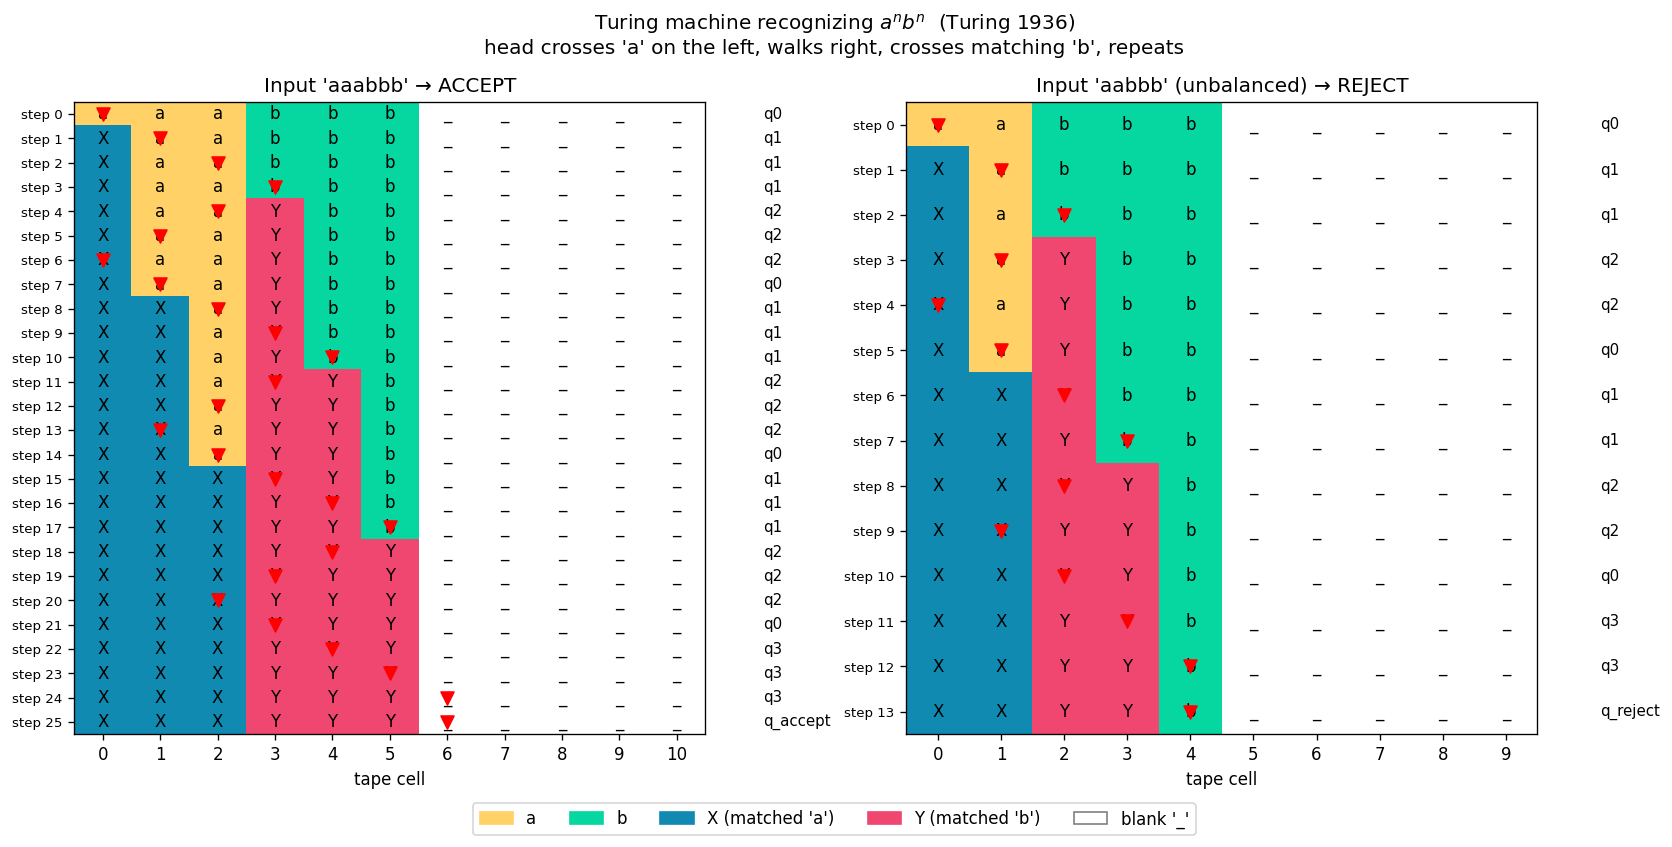

The Python source for this figure:
"""
Chapter 6.1 - The Turing machine that everything descends from.

Phenomenon
----------
In 1936 Alan Turing proposed a hypothetical machine: an infinite tape, a
read/write head, a finite state register, and a transition table. He used
it to settle Hilbert's *Entscheidungsproblem* (NO — there is no
algorithm that decides every mathematical statement).

That same paper turned out to define what "computable" means. Every CPU
that has ever been built is, formally, a finite approximation of this
mathematical object.

Demo: a Turing machine that recognizes the language a^n b^n (an equal
number of a's followed by b's). It crosses out matching pairs from the
outside in until the tape is empty.
"""
import numpy as np
import matplotlib.pyplot as plt
import matplotlib.patches as mpatches
import os

BLANK = "_"

# Transition table:  (state, symbol)  ->  (write, move, next_state)
table = {
    ("q0", "a"): ("X", +1, "q1"),
    ("q0", "Y"): ("Y", +1, "q3"),       # already crossed out, scan to end
    ("q0", "_"): ("_",  0, "q_accept"), # empty -> accept

    ("q1", "a"): ("a", +1, "q1"),
    ("q1", "Y"): ("Y", +1, "q1"),
    ("q1", "b"): ("Y", -1, "q2"),
    ("q1", "_"): ("_",  0, "q_reject"),

    ("q2", "a"): ("a", -1, "q2"),
    ("q2", "Y"): ("Y", -1, "q2"),
    ("q2", "X"): ("X", +1, "q0"),

    ("q3", "Y"): ("Y", +1, "q3"),
    ("q3", "_"): ("_",  0, "q_accept"),
}

def run(tape, max_steps=200):
    tape = list(tape) + [BLANK] * 5
    head = 0
    state = "q0"
    history = [(state, head, list(tape))]
    for _ in range(max_steps):
        if state.startswith("q_"):
            break
        symbol = tape[head]
        if (state, symbol) not in table:
            state = "q_reject"
            history.append((state, head, list(tape)))
            break
        write, move, nxt = table[(state, symbol)]
        tape[head] = write
        head = max(0, head + move)
        if head >= len(tape) - 1:
            tape.append(BLANK)
        state = nxt
        history.append((state, head, list(tape)))
    return history

def plot_run(history, title, ax):
    width = max(len(h[2]) for h in history)
    grid = np.zeros((len(history), width))
    chars = [["" for _ in range(width)] for _ in history]
    for i, (state, head, tape) in enumerate(history):
        for j, c in enumerate(tape[:width]):
            chars[i][j] = c
            grid[i, j] = {"a": 1, "b": 2, "X": 3, "Y": 4, BLANK: 0}.get(c, 0)
    cmap = plt.matplotlib.colors.ListedColormap(
        ["white", "#ffd166", "#06d6a0", "#118ab2", "#ef476f"])
    ax.imshow(grid, cmap=cmap, aspect="auto", vmin=0, vmax=4)
    for i, (state, head, tape) in enumerate(history):
        for j, c in enumerate(tape[:width]):
            ax.text(j, i, c, ha="center", va="center", fontsize=10)
        # Triangle marker for the head
        ax.scatter([head], [i], marker="v", color="red", s=60, zorder=5)
        ax.text(width + 0.5, i, state, va="center", fontsize=9)
    ax.set_xticks(range(width))
    ax.set_yticks(range(len(history)))
    ax.set_yticklabels([f"step {i}" for i in range(len(history))], fontsize=8)
    ax.set_xlabel("tape cell")
    ax.set_title(title)

fig, axes = plt.subplots(1, 2, figsize=(14, 7))
plot_run(run("aaabbb"), "Input 'aaabbb' → ACCEPT", axes[0])
plot_run(run("aabbb"),  "Input 'aabbb' (unbalanced) → REJECT", axes[1])

# Legend
legend_handles = [mpatches.Patch(color="#ffd166", label="a"),
                  mpatches.Patch(color="#06d6a0", label="b"),
                  mpatches.Patch(color="#118ab2", label="X (matched 'a')"),
                  mpatches.Patch(color="#ef476f", label="Y (matched 'b')"),
                  mpatches.Patch(color="white", ec="gray", label="blank '_'")]
fig.legend(handles=legend_handles, ncol=5, loc="lower center", bbox_to_anchor=(0.5, -0.01))
fig.suptitle("Turing machine recognizing $a^n b^n$  (Turing 1936)\n"
             "head crosses 'a' on the left, walks right, crosses matching 'b', repeats",
             fontsize=12)
fig.tight_layout()
fig.subplots_adjust(bottom=0.12)
out_path = os.path.join(os.path.dirname(__file__), "turing_machine.png")
fig.savefig(out_path, dpi=120, bbox_inches="tight")
print(f"saved {out_path}")
